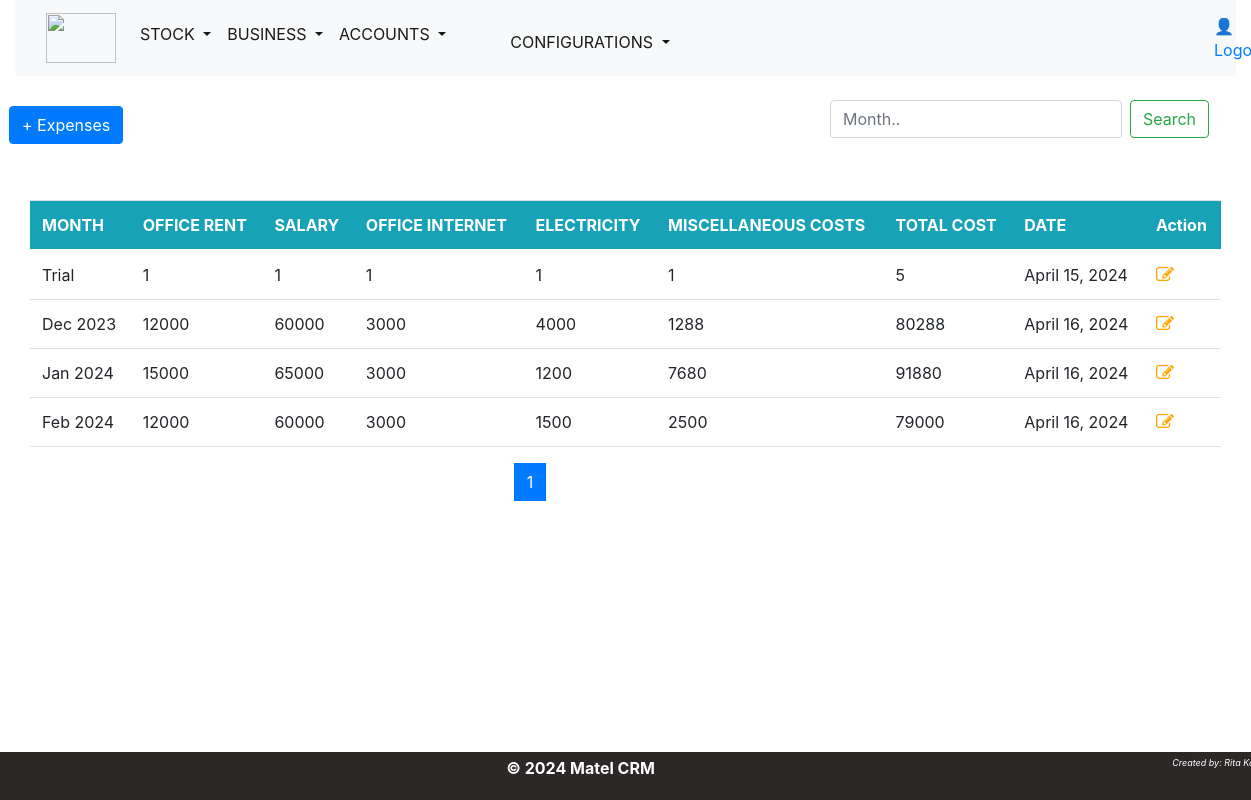
The page /officeexpenseslist/ on the database its author committed.
### matel/models.py (models this page shows, shortened)
class CompanyExpenses(models.Model):
    month=models.CharField(max_length=50)
    officerent=models.PositiveIntegerField(default=0)
    salary=models.PositiveIntegerField(default=0)
    officeinternet=models.PositiveIntegerField(default=0)
    miscellaneouscosts=models.PositiveIntegerField(default=0)
    electricity=models.PositiveIntegerField(default=0)
    paymentdate=models.DateField(default=timezone.now)
    totalcost=models.PositiveIntegerField(default='0')

### matel/views.py (the view)
# urls.py: path('officeexpenseslist/', views.officeexpenses_list, name='officeexpenseslist'),
def officeexpenses_list(request):
    template= 'matel/expenses/office.html'
    officelists = CompanyExpenses.objects.all().order_by('-id')
    page=Paginator(officelists,7)
    page_list=request.GET.get('page')
    page = page.get_page(page_list)
    context={
        'page':page,
        }
    return render(request,template , context)

### matel/templates/matel/expenses/office.html (shortened to what this page needs)
{% extends 'base.html' %}
{% load crispy_forms_tags %}
{% block content %}
<div class="row my-4">
    <div class="row" style="margin-bottom: 1rem;">
        <div class="col-md-2">
            <div class="row" style="margin-top:0.35em;">
                <a href="{% url 'matel:addofficeexpense' %}">
                    <button type="submit" class="btn btn-primary" >+ Expenses</button>
                </a>
        </div>
        </div>
        <div class="col-md-6">
        </div>
            <div class="col-md-4">
                <form class="d-flex" action="{% url 'matel:search_officeexpense' %}" method="GET">
                    <input class="form-control me-2" name="searched" type="search" placeholder="Month.." aria-label="Search">
                    <button class="btn btn-outline-success" type="submit">Search</button>
                  </form>
            </div>
    </div>
    </div>
    <div class="col-md-12">
        <table class="table bg-white">
            <thead class="bg-info text-white">
                <tr>
                    <th scope="col">MONTH</th>
                    <th scope="col">OFFICE RENT</th>
                    <th scope="col">SALARY</th>
                    <th scope="col">OFFICE INTERNET</th>
                    <th scope="col">ELECTRICITY</th>
                    <th scope="col">MISCELLANEOUS COSTS</th>
                    <th scope="col">TOTAL COST</th>
                    <th scope="col">DATE</th>
                    <th scope="col">Action</th>
                </tr>
            </thead>
            <tbody>
                {% for n in page.object_list %}
                <tr>
                    <td>{{ n.month|capfirst }}</td>
                    <td>{{ n.officerent}}</td>
                    <td>{{ n.salary }}</td>
                    <td>{{ n.officeinternet }}</td>
                    <td>{{ n.electricity }}</td>
                    <td>{{n.miscellaneouscosts}}</td>
                    <td>{{ n.totalcost }}</td>
                    <td>{{ n.paymentdate }}</td>
                    <td><a href="{%url 'matel:updateofficeexpense' n.id%}">
                        <span class="fa fa-edit" style="color: orange; font-size: large;"></span>
                    </a>&nbsp;</td>
                </tr>
                {% endfor %}
            </tbody>
        </table>
    </div>
    <div class="container">
        <div class="row my-6">
            <div class="col-md-4 offset-md-3">
                <nav aria-label="Page navigation example">
                    <ul class="pagination justify-content-center">
                      <li class="page-item">
                        {% for num_page in page.paginator.page_range %} <br>
                        {% if page.number == num_page %}
                        <li class="page-item active" aria-current="page">
                            <a class="page-link"  href="{% url 'matel:officeexpenseslist' %}?page={{num_page}}">{{ num_page }}</a>
                        </li>
                        {% else %}
                        <li class="page-item" aria-current="page">
                            <a class="page-link"  href="{% url 'matel:officeexpenseslist' %}?page={{num_page}}">{{ num_page }}</a>
                        </li>
                        {% endif %} <br>
                        {% endfor %}
                    </ul>
                  </nav>
            </div>
        </div>
       </div>
</div>
{% endblock %}

### assets/css/main.css (style rules this page uses)
body { font-family: "Helvetica", Sans-Serif; background-color: lavenderblush; color: #333; margin: 0; padding: 0; height: 80%; }
.container { width: 100%; margin: 0 auto; }
@media screen and (min-width: 901px) { body { font-size: 18px; } }

### assets/css/inventory.css (style rules this page uses)
body { margin: 0; font-family: 'Arial', sans-serif; background-image: url('/assets/images/background.jpg'); background-size: cover; background-position: fill; background-repeat: no-repeat; height: 100vh; }

### rows shown on the page
CompanyExpenses: month "Trial", officerent "1", salary "1", officeinternet "1", electricity "1", miscellaneouscosts "1", totalcost "5", paymentdate "April 15, 2024"
CompanyExpenses: month "Dec 2023", officerent "12000", salary "60000", officeinternet "3000", electricity "4000", miscellaneouscosts "1288", totalcost "80288", paymentdate "April 16, 2024"
CompanyExpenses: month "Jan 2024", officerent "15000", salary "65000", officeinternet "3000", electricity "1200", miscellaneouscosts "7680", totalcost "91880", paymentdate "April 16, 2024"
CompanyExpenses: month "Feb 2024", officerent "12000", salary "60000", officeinternet "3000", electricity "1500", miscellaneouscosts "2500", totalcost "79000", paymentdate "April 16, 2024"

### other values the page prints
{{ num_page }} "1"
